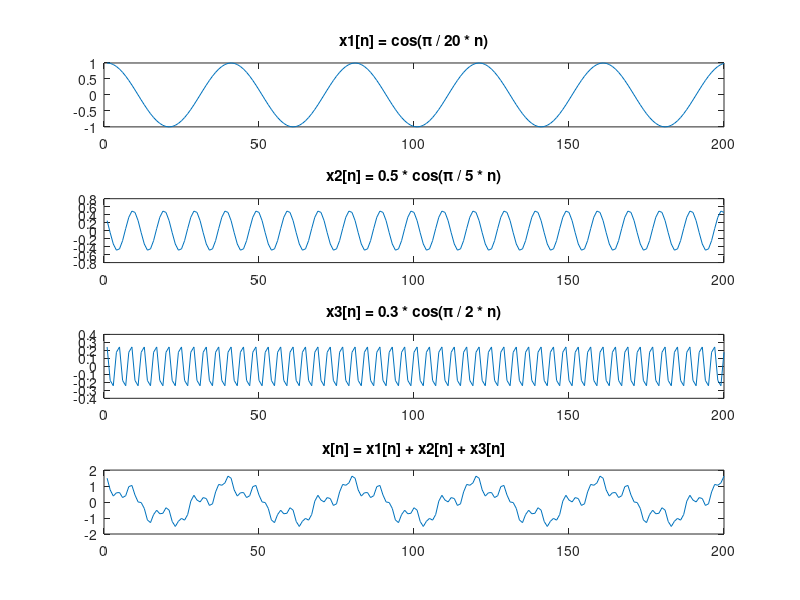
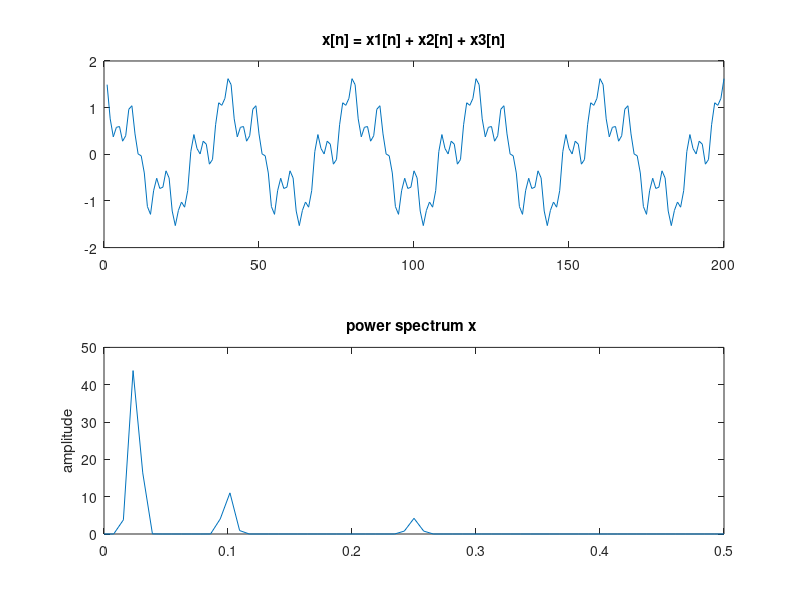
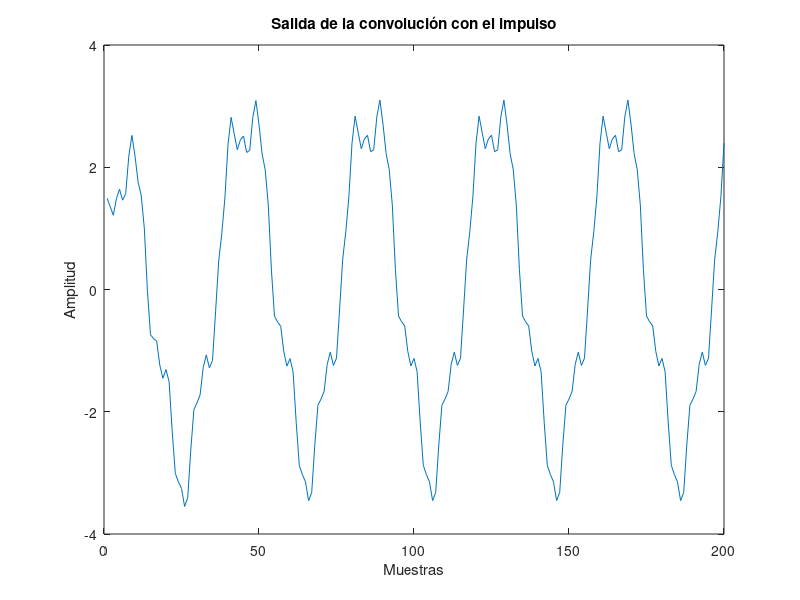
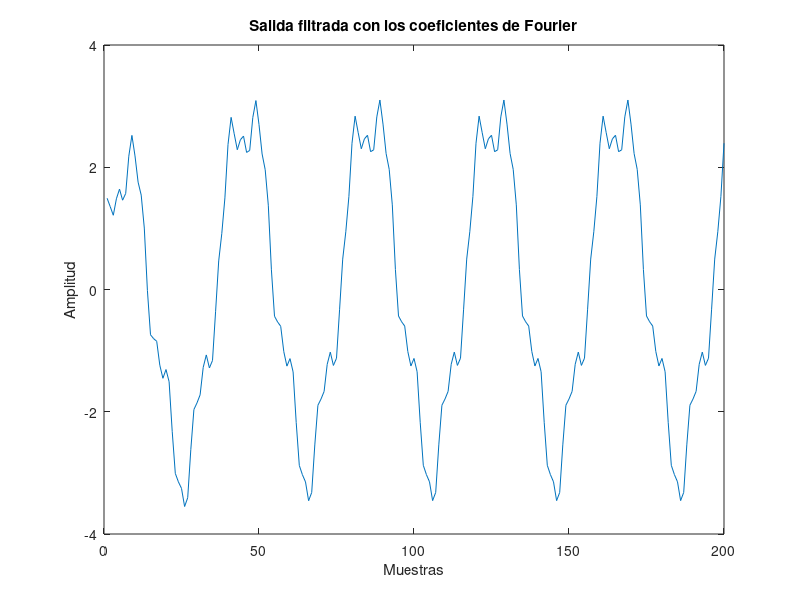

These figures' MATLAB source, in order:
% Generamos una señal discreta de 5001 muestras 
% formada por la suma de los tres tonos:

clear all;
close all;
clc;

% Calculamos cada tono por separado:

n = 0:5000;

x1 = cos(pi / 20 * n);
x2 = 0.5 * cos(pi / 5 * n + pi / 3);
x3 = 0.3 * cos(pi / 2 * n + pi / 5);

% Los sumamos:

x = x1+x2+x3;

% Los graficamos:

figure;
subplot(4, 1, 1);
plot(1:200, x1(1:200));
title('x1[n] = cos(\pi / 20 * n)')
subplot(4, 1, 2);
plot(1:200, x2(1:200));
title('x2[n] = 0.5 * cos(\pi / 5 * n)')
subplot(4, 1, 3);
plot(1:200, x3(1:200));
title('x3[n] = 0.3 * cos(\pi / 2 * n)')
subplot(4, 1, 4);
plot(1:200, x(1:200));
title('x[n] = x1[n] + x2[n] + x3[n]');

% Y representamos en una figura una gráfica para las 200
% primeras muestras de la señal, y el poder espectral de
% la señal completa:

figure;
subplot(2, 1, 1);
plot(1:200, x(1:200));
title('x[n] = x1[n] + x2[n] + x3[n]');
subplot(2, 1, 2);
pwelch(x)

% - - - Señal de salida del filtro correspondiente - - - %

% En primer lugar, obtenemos la respuesta como la convolución
% de la señal respuesta al impulso una delta:

b = [1 -0.5];
a = [1 -0.9];

h = impz(b, a, 200);

y_1 = conv(x, h);
y_1 = y_1(1:length(x));

% Graficamos la señal resultante de la convolución

figure;
plot(1:200, y_1(1:200));
title('Salida de la convolución con el impulso');
xlabel('Muestras');
ylabel('Amplitud');

% Podemos hacer lo mismo con la ecuación en diferencias 
% y sus correspondientes coeficientes de Fourier:

y_2 = filter(b, a, x);

% Graficamos la señal filtrada
figure;
plot(1:200, y_2(1:200));
title('Salida filtrada con los coeficientes de Fourier');
xlabel('Muestras');
ylabel('Amplitud');


% Por último, graficamos en una sola figura: 

% 1. La potencia espectral de la señal
% 2. La respuesta en frecuencia del sistema
% 3. La potencia espectral de la salida

% Primero calculamos la respuesta en frecuencia del sistema
% y la potencia espectral de la salida:

[h, w] = freqz(b, a, 512);
modulo = 20*log10(abs(h));
frecuencia = w / pi;

[Yxx, f_y] = pwelch(y_1);
yxx = 10*log10(Yxx); % para potencia usamos 10*log
f_y = f_y / pi; % normalizamos la frecuencia

% Y ya dibujamos:

figure;
subplot(3, 1, 1);
pwelch(y_1);
subplot(3, 1, 2);
plot(frecuencia, -modulo)
ylabel('dB')
subplot(3, 1, 3);
pwelch(y_2)
